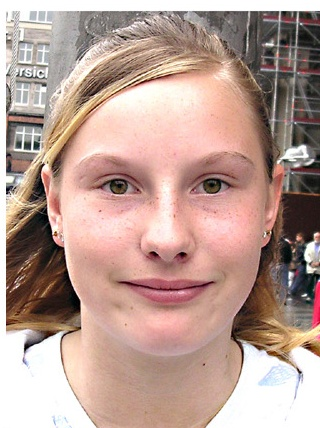
#> input picture dataset/without_mask/100.jpg, 320 x 428 px; its folder holds only this picture in this run
$ jupyter execute Preprocessing.ipynb
#> lines starting #> are read from the running program, lines starting #| are printed output that depends on the picture
[cell 1]
import cv2,os
from matplotlib import pyplot as plt

data_path='dataset'
categories=os.listdir(data_path)
labels=[i for i in range(len(categories))]

label_dict=dict(zip(categories,labels))

print(label_dict)
print(categories)
print(labels)

[cell 2]
img_size=100
data=[]
target=[]
i=1

for category in categories:
    folder_path=os.path.join(data_path,category)
    img_names=os.listdir(folder_path)

    for img_name in img_names:
        img_path=os.path.join(folder_path,img_name)
        img_data=cv2.imread(img_path)
#> img_data is the input picture: shape (428, 320, 3); mean B, G, R 147.6, 157.3, 185.3
        img=cv2.cvtColor(img_data, cv2.COLOR_BGR2RGB)
        face_cascade = cv2.CascadeClassifier("utils/haarcascade_frontalface_default.xml")

        if i==1:
            plt.imshow(img)
            plt.show()

        try:
            gray=cv2.cvtColor(img,cv2.COLOR_RGB2GRAY)
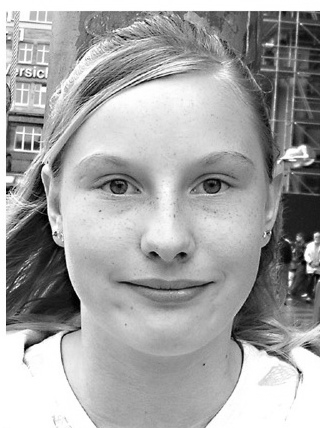
#> gray: shape (428, 320); min 0, max 255, mean 164.6

            if i==1:
                plt.imshow(gray)
                plt.show()

            detected_faces = face_cascade.detectMultiScale(gray)
#> detected_faces = [[37, 92, 254, 254]]

            for(x, y, w, h) in detected_faces:
                roi_gray = gray[y:y+h, x:x+w]
                roi_color = img[y:y+h, x:x+w]
                data.append(np.array(roi_gray))
                cv2.rectangle(gray,(x,y),(x+w,y+h),(255,0,0),2)

                if i==1:
                    plt.imshow(gray)
                    plt.show()
                    i=0

            target.append(label_dict[category])

        except Exception as e:
            print('Exception:',e)


$ run again, on dataset/without_mask/103.jpg
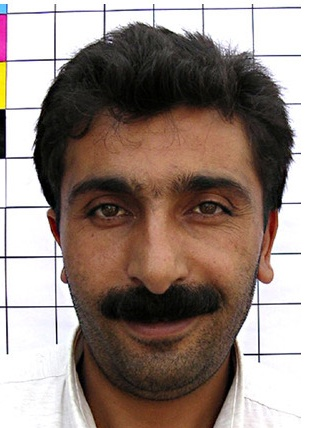
#> input picture dataset/without_mask/103.jpg, 320 x 428 px
#> img_data is the input picture: shape (428, 320, 3); mean B, G, R 128.9, 136.3, 151.9
#> `gray=cv2.cvtColor(img,cv2.COLOR_RGB2GRAY)`:
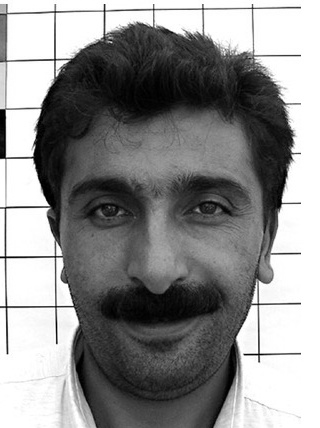
#> gray: shape (428, 320); min 0, max 255, mean 140.2
#> detected_faces = [[30, 108, 260, 260]]

$ run again, on dataset/without_mask/11.jpg
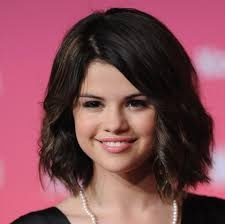
#> input picture dataset/without_mask/11.jpg, 225 x 224 px
#> img_data is the input picture: shape (224, 225, 3); mean B, G, R 84.4, 75.6, 129.7
#> `gray=cv2.cvtColor(img,cv2.COLOR_RGB2GRAY)`:
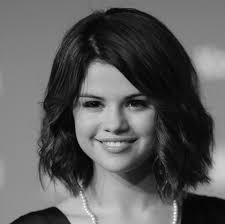
#> gray: shape (224, 225); min 0, max 248, mean 92.8
#> detected_faces = [[66, 68, 95, 95], [29, 68, 98, 98]]
